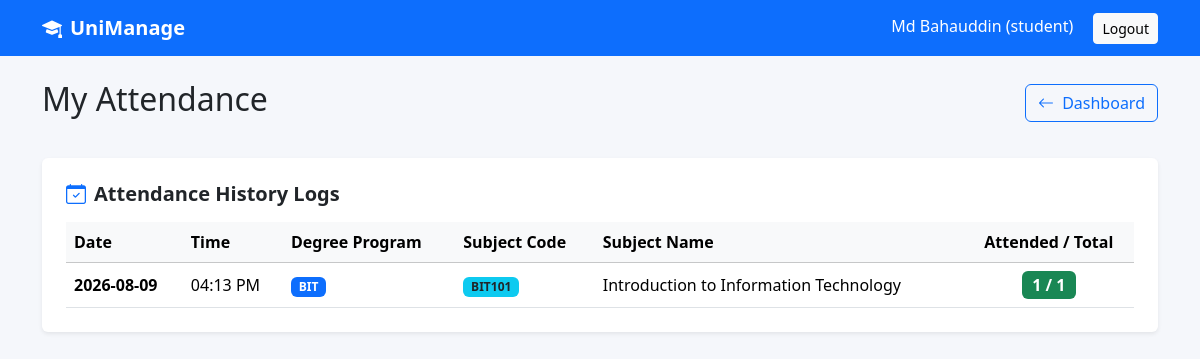
The page /student/attendance.php (signed in) on the database its author committed.
### tables this page shows
CREATE TABLE `subjects` (
  `id` int(11) NOT NULL,
  `course_id` int(11) NOT NULL,
  `subject_code` varchar(20) NOT NULL,
  `subject_name` varchar(255) NOT NULL,
  `lecturer_id` int(11) DEFAULT NULL,
  `credit_hour` int(11) DEFAULT 3,
  `created_at` timestamp NOT NULL DEFAULT current_timestamp()
);

CREATE TABLE `courses` (
  `id` int(11) NOT NULL,
  `program_id` int(11) DEFAULT NULL,
  `course_code` varchar(30) NOT NULL,
  `course_name` varchar(150) NOT NULL,
  `credit_hour` int(11) NOT NULL DEFAULT 3,
  `lecturer_id` int(11) DEFAULT NULL
);

### config/auth.php (called while the page is built, shortened)
<?php
function e($value) {
    return htmlspecialchars((string)$value, ENT_QUOTES, 'UTF-8');
}

### student/attendance.php (the view, shortened to what this page needs)
<?php
require_once "../config/auth.php";
require_once "../config/database.php";
$user_id = $_SESSION['user_id'] ?? $_SESSION['user']['id'] ?? 0;
$stmt = $pdo->prepare("SELECT id FROM students WHERE user_id = ?");
$stmt->execute([$user_id]);
$sid = $stmt->fetchColumn();
$records = [];
if ($sid) {
    $stmt = $pdo->prepare("
        SELECT
            a.attendance_date,
            a.attendance_time,
            a.status,
            sub.id AS subject_id,
            sub.subject_code,
            sub.subject_name,
            c.course_code AS degree_course,
            (
                SELECT COUNT(DISTINCT a1.attendance_date)
                FROM attendance a1
                WHERE a1.student_id = a.student_id
                  AND a1.subject_id = sub.id
                  AND a1.status IN ('Present', 'Late')
            ) AS days_attended,
            (
                SELECT COUNT(DISTINCT a2.attendance_date)
                FROM attendance a2
                WHERE a2.subject_id = sub.id
            ) AS total_sessions
        FROM attendance a
        JOIN subjects sub ON sub.id = a.subject_id
        LEFT JOIN courses c ON c.id = sub.course_id
        WHERE a.student_id = ?
        ORDER BY a.attendance_date DESC, a.attendance_time DESC
    ");
    $stmt->execute([$sid]);
    $records = $stmt->fetchAll(PDO::FETCH_ASSOC);
}
include "../partials/header.php";
?>
<div class="d-flex justify-content-between align-items-center mb-4">
    <h2>My Attendance</h2>
    <a href="dashboard.php" class="btn btn-outline-primary">
        <i class="bi bi-arrow-left me-1"></i> Dashboard
    </a>
</div>
<div class="card p-4 shadow-sm border-0">
    <h5 class="fw-bold mb-3"><i class="bi bi-calendar-check me-2 text-primary"></i>Attendance History Logs</h5>
    <div class="table-responsive">
        <table class="table table-hover align-middle mb-0">
            <thead class="table-light">
                <tr>
                    <th>Date</th>
                    <th>Time</th>
                    <th>Degree Program</th>
                    <th>Subject Code</th>
                    <th>Subject Name</th>
                    <th class="text-center">Attended / Total</th>
                </tr>
            </thead>
            <tbody>
                <?php if (empty($records)): ?>
                    <tr>
                        <td colspan="6" class="text-center text-muted py-4">No attendance records found.</td>
                    </tr>
                <?php else: ?>
                    <?php foreach ($records as $r): ?>
                        <tr>
                            <td><strong><?= e($r['attendance_date']) ?></strong></td>
                            <td><?= e($r['attendance_time'] ? date("h:i A", strtotime($r['attendance_time'])) : '-') ?></td>
                            <td><span class="badge bg-primary"><?= e($r['degree_course'] ?: 'N/A') ?></span></td>
                            <td><span class="badge bg-info text-dark"><?= e($r['subject_code']) ?></span></td>
                            <td><?= e($r['subject_name']) ?></td>
                            <td class="text-center">
                                <span class="badge bg-success fs-6">
                                    <?= e($r['days_attended']) ?> / <?= e($r['total_sessions']) ?>
                                </span>
                            </td>
                        </tr>
                    <?php endforeach; ?>
                <?php endif; ?>
            </tbody>
        </table>
    </div>
</div>
<?php include "../partials/footer.php"; ?>

### assets/css/style.css (style rules this page uses)
body { background:#f5f7fb }
.card { border:0;box-shadow:0 4px 18px rgba(0,0,0,.06) }
.table td,.table th { vertical-align:middle }

### rows shown on the page
subjects: attendance_date "2026-08-09", attendance_time "04:13 PM", course.course_code "BIT", subject_code "BIT101", subject_name "Introduction to Information Technology", days_attended "1", total_sessions "1"

### other values the page prints
$_SESSION['user']['name'] "Md Bahauddin"
$_SESSION['user']['role'] "student"
